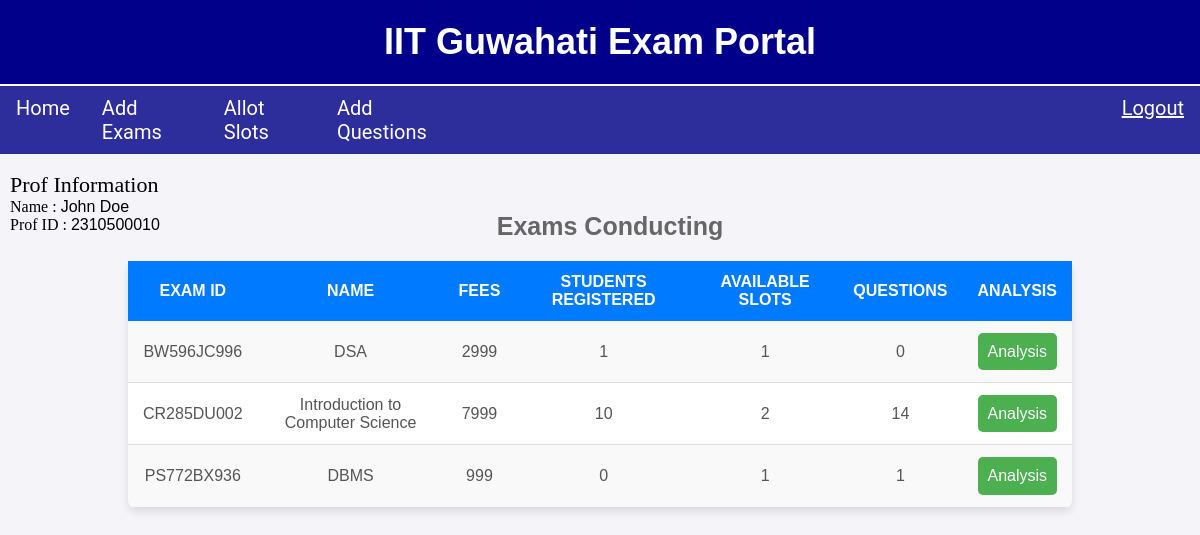
Page /prof_home.php (signed in) on the committed database.
### tables this page shows
CREATE TABLE `Prof_Records` (
  `ProfID` varchar(10) NOT NULL,
  `FirstName` varchar(100) NOT NULL,
  `LastName` varchar(100) NOT NULL,
  `PhoneNo` varchar(10) NOT NULL,
  `Email` varchar(100) NOT NULL,
  `Department` varchar(100) NOT NULL,
  `ExamsConducting` int(11) NOT NULL,
  `Username` varchar(100) NOT NULL,
  `Password` text NOT NULL
);

CREATE TABLE `Exam_Records` (
  `ExamID` varchar(10) NOT NULL,
  `ProfID` varchar(10) NOT NULL,
  `Name` varchar(100) NOT NULL,
  `Fees` int(6) NOT NULL,
  `StudentsRegistered` int(11) NOT NULL DEFAULT 0,
  `AvailableSlots` int(11) NOT NULL DEFAULT 0,
  `Questions` int(11) NOT NULL DEFAULT 0
);

### prof_home.php (the view, shortened to what this page needs)
<?php
    $db_server = "localhost";
    $db_user = "root";
    $db_pass = "";
    $db_name = "DA215_Lab4";
    $conn = mysqli_connect($db_server,$db_user,$db_pass,$db_name);
    $Username=$_SESSION['ProfUsername'];
    $sql1="SELECT *
           FROM Prof_Records
           WHERE BINARY Username='$Username'";
    $result1=$conn->query($sql1);
    $row1=$result1->fetch_assoc();
    $ProfID=$row1["ProfID"];
    $sql11="SELECT * FROM Exam_Records WHERE ProfID='$ProfID'";
    $result11=$conn->query($sql11);
?>
<!DOCTYPE html>
<html lang="en">
<head>
    <link rel="stylesheet" href="prof_home.css?v=2.0">
</head>
<body>
    <h1 class="heading">IIT Guwahati Exam Portal</h1>
    <nav>
        <a onclick="showTab('home')">Home</a>
        <a onclick="showTab('register')">Add Exams</a>
        <a onclick="showTab('regSlot')">Allot Slots</a>
        <a onclick="showTab('regQuest')">Add Questions</a>
        <a class="logout" href="logout.php">Logout</a>
    </nav>
    <div id="home" class="tab-content active">
        <br>
        <span style="font:22px bold;margin-left:00px;">Prof Information</span><br>
        <span style="font:16px bold;margin-left:00px;">Name : </span><?php echo"{$row1["FirstName"]} {$row1["LastName"]}";?><br>
        <span style="font:16px bold;margin-left:00px;">Prof ID : </span><?php echo"{$row1["ProfID"]}";?><br><br>
        <table>
            <caption>Exams Conducting</caption>
            <tr>
                <th>Exam ID</th>
                <th>Name</th>
                <th>Fees</th>
                <th>Students Registered</th>
                <th>Available Slots</th>
                <th>Questions</th>
                <th>Analysis</th>
            </tr>
            <?php
                if($result11->num_rows>0){
                    while($row11=$result11->fetch_assoc()){
                        $aExamID=$row11['ExamID'];
                        echo"<tr>
                                <td>{$row11['ExamID']}</td>
                                <td>{$row11['Name']}</td>
                                <td>{$row11['Fees']}</td>
                                <td>{$row11['StudentsRegistered']}</td>
                                <td>{$row11['AvailableSlots']}</td>
                                <td>{$row11['Questions']}</td>
                                <td>
                                    <form method='post'>
                                        <input type='hidden' name='ExamID' value={$aExamID}>
                                        <input type='submit' class='Analysis' name='Analysis' value='Analysis'>
                                    </form>
                                </td>
                             </tr>";
                    }
                }
            ?>
        </table>
    </div>
</body>
</html>

### prof_home.css (style rules this page uses)
body { font-family: Arial, sans-serif; background-color: #f4f4f9; margin: 0; }
.heading { font-family: 'Montserrat', sans-serif; font-weight: 700; font-size: 36px; text-align: center; color: white; background-color:darkblue; padding: 1.75% 0; margin: 0; }
nav { background-color:rgba(8, 8, 138, 0.839); display: flex; justify-content: center; border-top:2px solid white; }
nav a { font-family: 'Roboto', sans-serif; font-size: 20px; color: #FFFFFF; padding: 8px 14px; border-radius: 5px; border: 2px solid transparent; transition: all 0.1s ease; }
.logout { margin-left:53%; }
.tab-content { display: none; }
.active { display: block; }
#home { padding:0px 10px; }
#home table , #slot table { width:80%; margin: 20px auto; margin-top:-80px; border-collapse: collapse; background-color: #fff; box-shadow: 0 4px 8px rgba(0, 0, 0, 0.1); border-radius: 8px; overflow: hidden; }
th { background-color: #007bff; color: white; font-weight: bold; text-transform: uppercase; padding: 12px 15px; }
td { padding: 12px 15px; text-align: center; border-bottom: 1px solid #ddd; color: #555; }
tr:nth-child(even) { background-color: #f9f9f9; }
caption { text-align: center; margin-top:40px; margin-bottom:20px; margin-left:20px; font-size: 25px; font-weight: bold; color: #666; }
.Analysis { width: 100%; padding: 0.6rem; font-size: 1rem; color: white; background-color: #4caf50; border: none; border-radius: 5px; cursor: pointer; transition: background-color 0.3s ease, transform 0.2s ease; }

### rows in the picture
prof_records: FirstName "John", LastName "Doe", ProfID "2310500010"
exam_records: ExamID "BW596JC996", Name "DSA", Fees "2999", StudentsRegistered "1", AvailableSlots "1", Questions "0"
exam_records: ExamID "CR285DU002", Name "Introduction to Computer Science", Fees "7999", StudentsRegistered "10", AvailableSlots "2", Questions "14"
exam_records: ExamID "PS772BX936", Name "DBMS", Fees "999", StudentsRegistered "0", AvailableSlots "1", Questions "1"
